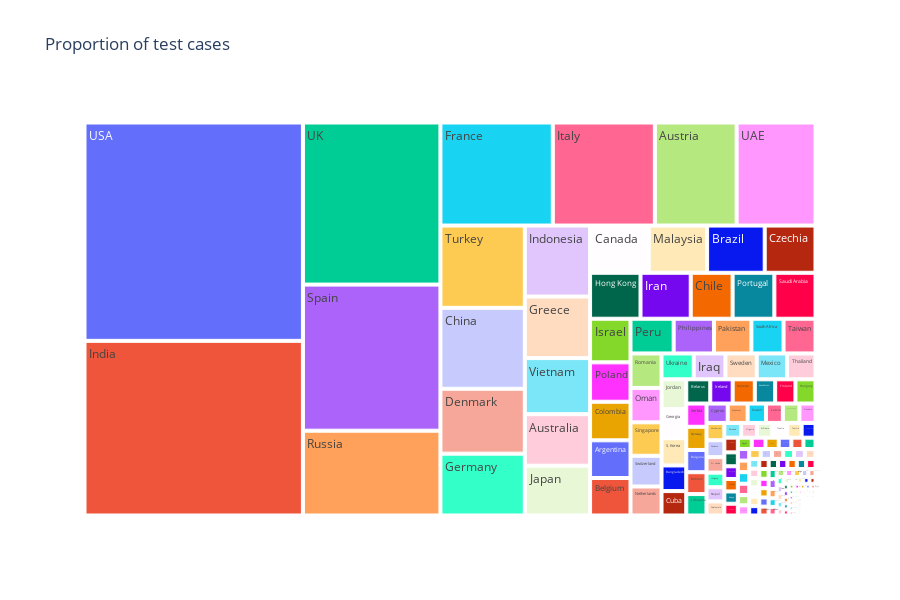

The notebook cell saved with this chart:
### Markdown cell above
Total Tests proportion comparison with each country

### Code cell
fig = px.treemap(df, 
                 path=['Country/Other'],
                 values = 'Total Tests',
                 names='Country/Other',
                 height=600,
                 title='Proportion of test cases',
                )

fig.show()

### Figure 1 — Plotly figure (JSON) as saved in the notebook; plotly's stock layout.template omitted (floating-point values rounded to 4 significant figures; data arrays with more than 128 entries replaced by an {"elided": "..."} marker saying what was removed)
{"data": [{"branchvalues": "total", "domain": {"x": [0, 1], "y": [0, 1]}, "hovertemplate": "labels=%{label}<br>Total Tests=%{value}<br>parent=%{parent}<br>id=%{id}<extra></extra>", "ids": {"elided": "223 str values"}, "labels": {"elided": "223 str values"}, "name": "", "parents": {"elided": "223 str values"}, "type": "treemap", "values": {"elided": "223 int values"}}], "layout": {"height": 600, "legend": {"tracegroupgap": 0}, "title": {"text": "Proportion of test cases"}}}
